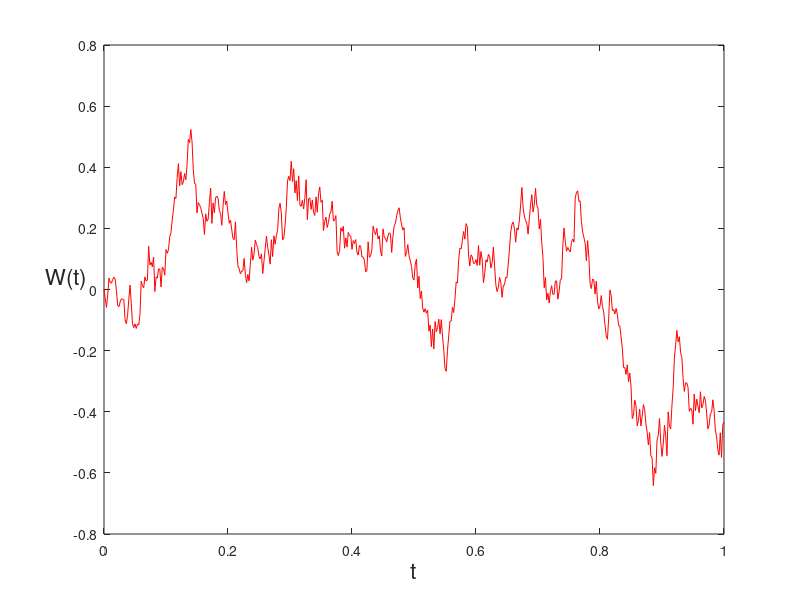

Source code (MATLAB):
%BPATH2  Brownian path simulation: vectorized 
% Adapted from bpath2.m as given in the paper
%
% Higham., D.,
% An Algorithmic Introduction to Numerical Simulation of Stochastic Differential Equations
% SIAM Review
% Volume 43
% Number 3
% pages 525-546
% 2001
% doi 10.1137/S0036144500378302
% http://dx.doi.org/10.1137/S0036144500378302
%


randn('state',100)          % set the state of randn
T = 1; N = 500; dt = T/N;

dW = sqrt(dt)*randn(1,N);   % increments
W = cumsum(dW);             % cumulative sum

plot([0:dt:T],[0,W],'r-')   % plot W against t
xlabel('t','FontSize',16)
ylabel('W(t)','FontSize',16,'Rotation',0)
